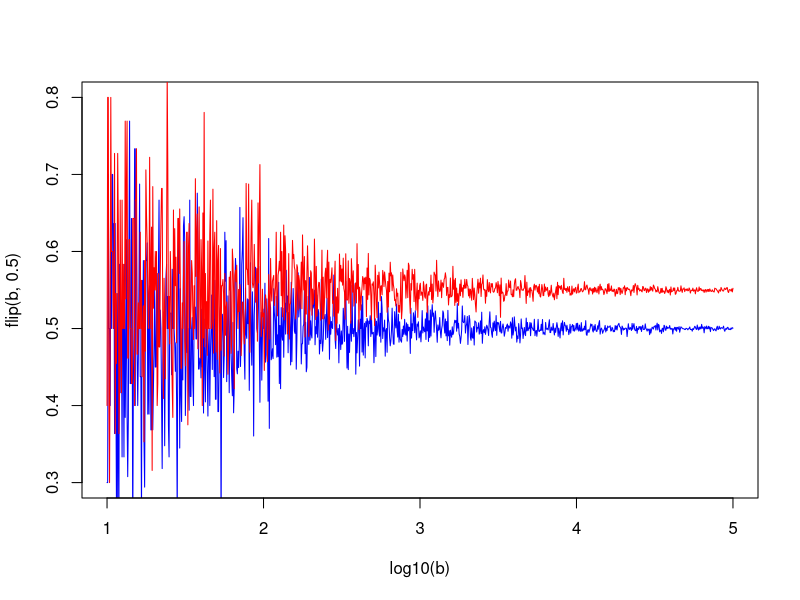
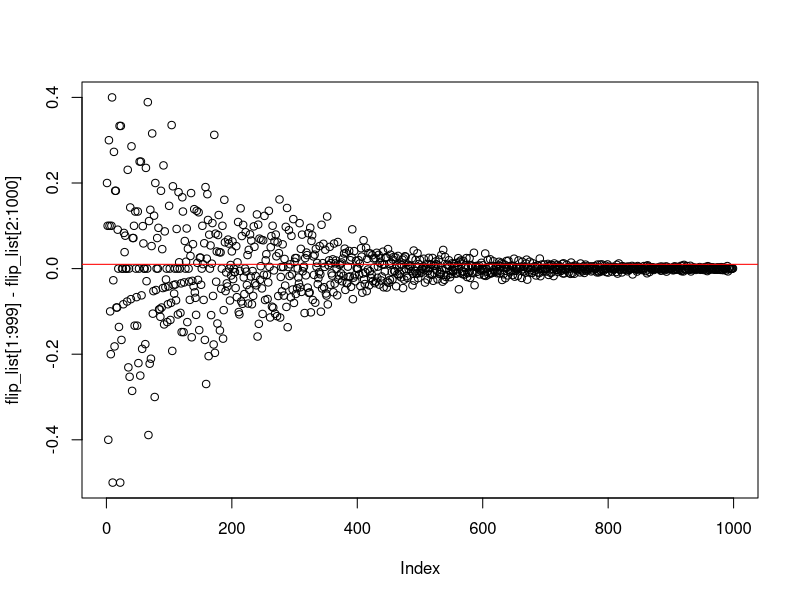
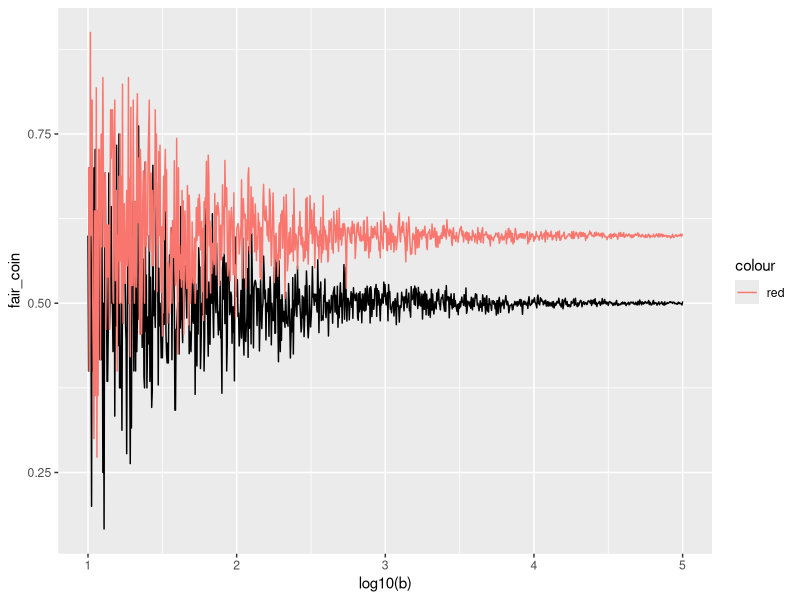
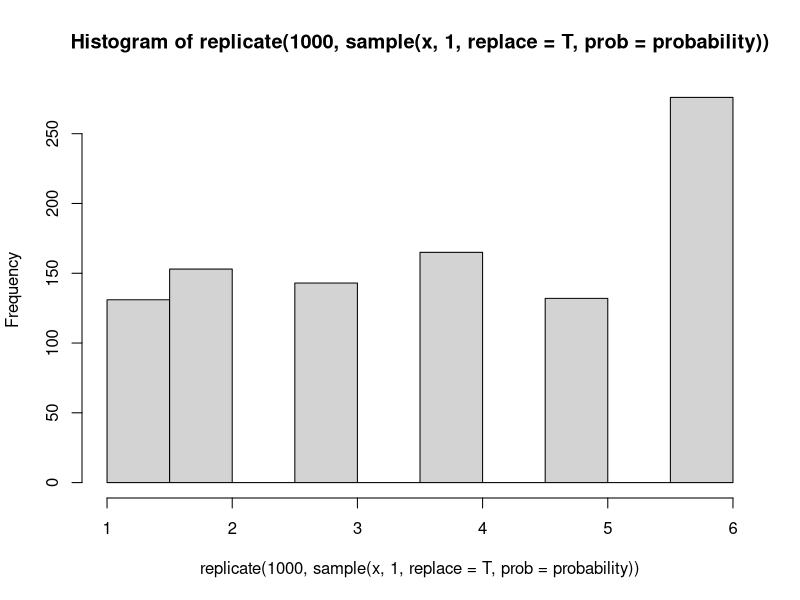

Source code (R) for these figures, in order:
b<-10^seq(1,5,len=1000) #creates a 1000 simulations ranging frmo 10^1 to 10^5


#flip is a funciton that takes two parameters, b and x, which are the number of simulations and the probablity of the coin with a default of .5, also known as 50/50
flip <-function(b,x=.5){
  sapply(b,                   #lapply takes a vector and then applies a function with that vector
         function(b) mean(rbinom(b,1,x)))  #rbinom is a base R function that randonly generates values based on the binomial forumla
}

plot(log10(b),flip(b,.5),type='l',col='blue',ylim = c(.3,.8))  #plot will create a graph with log10(b) as the x axes and then pots the result of the flip() function above
lines(log10(b),flip(b,.55),type='l',col='red')  #lines is like plot, but instead of creating a new plot, it overlays over top of the current plot

flip_list<-flip(b,.5)

plot(flip_list[1:999]-flip_list[2:1000])
abline(h=.01, col='red')


fair_coin<-flip(b,.5)
unfair_coin<-flip(b,.6)
df<-data.frame(fair_coin,unfair_coin)
library(ggplot2)
p<-ggplot(data=df,aes(x=log10(b),y=fair_coin))+geom_line() #makes first graph, saves to 'p'

p+ geom_line(aes(x=log10(b),y=unfair_coin,col='red')) #adds new graph to 'p'





rbinom(10,10,.5) # 10 is the number of observations while '1' is the number of trials. So, if this were 10 as well, there would a sum of 'successes' that were less than 10
dbinom(3,10,.5)  # this determines the density,  aka probability of exact outcome, so x= 3 heads out of 10, is not the cumulative 0-3 but exactly 3 for example. for cumulative, use pbinom, or sum dbinom:
sum(dbinom(3,10,.5),dbinom(2,10,.5),dbinom(1,10,.5),dbinom(0,10,.5))
pbinom(3,10,.5)




#coin_flip() does the flipping, two styles, by thumb is standard

coin_flip<-function(type = .5, bias = .1){
  rbinom(1,1,type+bias)
}
mean(replicate(100,coin_flip()))

#coin will be either unbiased or biased.  

Bag_of_coins<- c(rep(.5,9),.6) #lists 9 fair coins, one biased coin at .6
sample<-sample(Bag_of_coins,5,replace = F) #picks 5 coins randomly from bag
coin_flip(type=sample,bias=0)


#expected value
x<-c(1,2,3,4,5,6) # single dice
probability<-(c(rep(1/7,5),.2857143)) #probabilty that the dice is loaded for 6
  hist(replicate(1000,sample(x,1,replace = T,prob=probability)))
  

  x<-c(0,1) # single coin, 0=Tails
  probability<-c(.5,.5) #probabilty that the coin is fair = .5
  mean(replicate(1000,sample(x,1,replace = T,prob=probability)))
  
#simulation game
  
  
  
   
  #flip game 
  #establish players, beginning money
  Player_class<-function(s,p){
    value<-list("stash"=s,"player_name"=p)
      attr(value, "class") <- "player"
    value}
  
  flip<-function(obj){
      UseMethod("flip")
  }
  
  flip.default<-function(obj,p=.5){
    value<-rbinom(1,1,p)
    value
  }
  
  flip.player<-function(obj,p=.5){
    value<-rbinom(1,1,p)
    value
  }
  
  p1<-Player_class(10,'p1')
  p2<-Player_class(10,'p2')
  
  flip(p1)  #this is a method, a function, called for player1 'p1' where rbinom produces a coint toss
  #questions: how to modify probablity from default of .5?
  # 
  
  n<-2  #number of players
  
  for (i in 1:n){print(i)}
  
  
  
  p1<-10;p2<-10
  #player_stash <- 10
  # 1. 
  bet_options<-c(1,2,3)
  bet<-sample(bet_options,1)
  
  #4 determine winner or loser
  #     person who flips calls h/t
  call_coin<-sample(c(1,0),1)
  ifelse(call_coin==1,print("I call heads"),print("I call tails"))
  
  
  #flip coin
      flip<-rbinom(1,1,.5)
      ifelse(flip==1,print("Heads"),print("Tails"))
  if(call_coin - flip==0){
    p1<-p1+bet
    p2<-p2-bet
    }else{
       p1<-p1-bet
       p2<-p2+bet}
      
  # if call - flip  != 0 then non caller wins
  # winner has their stash += bet
  # loser has tehir stash reduced -= bet
  
  
  
  #sample from 
      
      
      
      
      
      
      
      
      
      
      
      
      
      
      
################
      #object oriented Programming#
library(R6)

      Player<-R6Class("Player",
                      public = list(
                        name = NULL,
                        stash = NULL,
                        betting_style = NULL,
                        initialize = function(name = NA, stash = NA, betting_style = 2) {
                          self$name <- name  #these functions will be called upon intitializing new objects
                          self$stash <- stash
                          self$betting_style<-betting_style
                          self$greet()
                          },
                        set_stash = function(val) {
                          self$stash <- val
                        },
                        greet = function() {
                          cat(paste0("Hello, my name is ", self$name, ".\n"))
                          cat(paste0("My stash of chips is ", self$stash, ".\n"))
                          cat(paste0("My style of betting is ", self$betting_style, ".\n"))
                        },
                        call_coin = function(){
                          call<-ifelse(sample(c(1,0),1)==1,'Heads!','Tails!')
                          cat(paste0("I call ",call,"\n"))
                        },
                        flip_coin = function(){
                          #validate that bet of 'heads or tails' has occured
                          #if (call)
                            flip<-rbinom(1,1,.5)
                          ifelse(flip==1,flip<-"Heads",flip<-"Tails")
                          flip
                        }#,
                        #make_bet<-function(player){
                        #  call_coin()
                        
                        #  }
                        
                      )
      )
p1<-Player$new("Brian",10,3)      
p2<-Player$new("Julie",10)      
      
# the following game should take 2 players and let them flip a coin after call heads/tails.  
# Two mirror a real word 2 minute round of several bets, 
#a minimum of 4 bets can occur and a limit of 15...
#assumes one could only make 15 bets in 2 minutes,  and a min of 4 bets
Betting_Game<-R6Class('Betting_Game',
                            
                      public = list(
                        name = NULL,
                        outcome = NULL,
                        max_bet = NULL,
                        bet_options = NULL,
                        
                        initialize = function(name = NA, outcome = NA, bet_options=c(1,2,3), max_bet=3) {
                          self$name <- name  #these functions will be called upon intitializing new objects
                          self$outcome <- outcome
                          self$bet_options<-bet_options
                          self$max_bet <- max_bet
                          self$greet()
                        },
                        greet = function() {
                          cat(paste0("Hello, would you like to play a game?","\n"))
                        },
                        bet=function(p1,p2){  #take 2 players
                          player1<-p1
                          player2<-p2
                          players<-c(p1,p2)
                          makes_bet<-sample(players,1) #one idea would be to make a sorted list here.  then makes_bet[2] would flip
                          
                          flip_coin = function(){
                            #validate that bet of 'heads or tails' has occured
                            #if (call)
                            flip<-rbinom(1,1,.5)
                            ifelse(flip==1,flip<-"Heads",flip<-"Tails")
                            flip
                          } 
                          
                          
                          
                          flips_coin<-NULL
                          if(makes_bet[[1]]$name == p1$name){flips_coin<-p2}else{flips_coin<-p1}
                          flips_coin
                          cat("this program chooses",makes_bet[[1]]$name," to make the bet.\n")
                          bet<-sample(self$bet_options,1)  #look at aggressive style of player, use that to multiply by 1,then round down; check to see if bet is smaller than remainder of both player's stash
                          cat(makes_bet[[1]]$name,"makes a bet of ",bet, ".\n")
                          
                          print("opposite person gets to flip")
                          
                          call_coin<-sample(c(1,0),1)  #1 =  heads
                          if(call_coin==1){cat(makes_bet[[1]]$name," calls heads!")}
                            else{cat(makes_bet[[1]]$name," calls tails!")}
                          
                          
                        }
                        )
)
                      
game1<-Betting_Game$new("game 1")
game1$bet(p1,p2)
